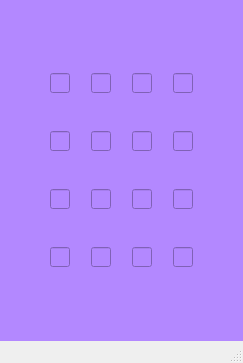
<?xml version="1.0" encoding="UTF-8"?>
<ui version="4.0">
 <class>MainWindow</class>
 <widget class="QMainWindow" name="MainWindow">
  <property name="geometry">
   <rect>
    <x>0</x>
    <y>0</y>
    <width>243</width>
    <height>363</height>
   </rect>
  </property>
  <property name="maximumSize">
   <size>
    <width>250</width>
    <height>363</height>
   </size>
  </property>
  <property name="windowTitle">
   <string>MainWindow</string>
  </property>
  <widget class="QWidget" name="centralwidget">
   <property name="styleSheet">
    <string notr="true">background-color: #B388FF;</string>
   </property>
   <layout class="QGridLayout" name="gridLayout">
    <property name="leftMargin">
     <number>50</number>
    </property>
    <property name="topMargin">
     <number>50</number>
    </property>
    <property name="rightMargin">
     <number>50</number>
    </property>
    <property name="bottomMargin">
     <number>50</number>
    </property>
    <item row="3" column="0">
     <widget class="QLabel" name="label_13">
      <property name="enabled">
       <bool>true</bool>
      </property>
      <property name="maximumSize">
       <size>
        <width>20</width>
        <height>20</height>
       </size>
      </property>
      <property name="text">
       <string/>
      </property>
      <property name="alignment">
       <set>Qt::AlignCenter</set>
      </property>
     </widget>
    </item>
    <item row="6" column="4">
     <widget class="QLineEdit" name="lineEdit_12">
      <property name="sizePolicy">
       <sizepolicy hsizetype="Preferred" vsizetype="Fixed">
        <horstretch>0</horstretch>
        <verstretch>0</verstretch>
       </sizepolicy>
      </property>
      <property name="maximumSize">
       <size>
        <width>20</width>
        <height>20</height>
       </size>
      </property>
     </widget>
    </item>
    <item row="2" column="4">
     <widget class="QLineEdit" name="lineEdit_04">
      <property name="sizePolicy">
       <sizepolicy hsizetype="Preferred" vsizetype="Fixed">
        <horstretch>0</horstretch>
        <verstretch>0</verstretch>
       </sizepolicy>
      </property>
      <property name="maximumSize">
       <size>
        <width>20</width>
        <height>20</height>
       </size>
      </property>
     </widget>
    </item>
    <item row="3" column="6">
     <widget class="QLabel" name="label_16">
      <property name="maximumSize">
       <size>
        <width>20</width>
        <height>20</height>
       </size>
      </property>
      <property name="text">
       <string/>
      </property>
     </widget>
    </item>
    <item row="4" column="1">
     <widget class="QLabel" name="label_4">
      <property name="maximumSize">
       <size>
        <width>20</width>
        <height>16777215</height>
       </size>
      </property>
      <property name="text">
       <string/>
      </property>
     </widget>
    </item>
    <item row="6" column="2">
     <widget class="QLineEdit" name="lineEdit_11">
      <property name="sizePolicy">
       <sizepolicy hsizetype="Preferred" vsizetype="Fixed">
        <horstretch>0</horstretch>
        <verstretch>0</verstretch>
       </sizepolicy>
      </property>
      <property name="maximumSize">
       <size>
        <width>20</width>
        <height>20</height>
       </size>
      </property>
     </widget>
    </item>
    <item row="8" column="6">
     <widget class="QLineEdit" name="lineEdit_17">
      <property name="sizePolicy">
       <sizepolicy hsizetype="Preferred" vsizetype="Fixed">
        <horstretch>0</horstretch>
        <verstretch>0</verstretch>
       </sizepolicy>
      </property>
      <property name="maximumSize">
       <size>
        <width>20</width>
        <height>20</height>
       </size>
      </property>
     </widget>
    </item>
    <item row="8" column="4">
     <widget class="QLineEdit" name="lineEdit_16">
      <property name="sizePolicy">
       <sizepolicy hsizetype="Preferred" vsizetype="Fixed">
        <horstretch>0</horstretch>
        <verstretch>0</verstretch>
       </sizepolicy>
      </property>
      <property name="maximumSize">
       <size>
        <width>20</width>
        <height>20</height>
       </size>
      </property>
     </widget>
    </item>
    <item row="5" column="6">
     <widget class="QLabel" name="label_20">
      <property name="maximumSize">
       <size>
        <width>20</width>
        <height>20</height>
       </size>
      </property>
      <property name="text">
       <string/>
      </property>
     </widget>
    </item>
    <item row="6" column="6">
     <widget class="QLineEdit" name="lineEdit_13">
      <property name="sizePolicy">
       <sizepolicy hsizetype="Preferred" vsizetype="Fixed">
        <horstretch>0</horstretch>
        <verstretch>0</verstretch>
       </sizepolicy>
      </property>
      <property name="maximumSize">
       <size>
        <width>20</width>
        <height>20</height>
       </size>
      </property>
     </widget>
    </item>
    <item row="5" column="2">
     <widget class="QLabel" name="label_18">
      <property name="maximumSize">
       <size>
        <width>20</width>
        <height>20</height>
       </size>
      </property>
      <property name="text">
       <string/>
      </property>
     </widget>
    </item>
    <item row="4" column="4">
     <widget class="QLineEdit" name="lineEdit_08">
      <property name="sizePolicy">
       <sizepolicy hsizetype="Preferred" vsizetype="Fixed">
        <horstretch>0</horstretch>
        <verstretch>0</verstretch>
       </sizepolicy>
      </property>
      <property name="maximumSize">
       <size>
        <width>20</width>
        <height>20</height>
       </size>
      </property>
     </widget>
    </item>
    <item row="2" column="6">
     <widget class="QLineEdit" name="lineEdit_05">
      <property name="sizePolicy">
       <sizepolicy hsizetype="Preferred" vsizetype="Fixed">
        <horstretch>0</horstretch>
        <verstretch>0</verstretch>
       </sizepolicy>
      </property>
      <property name="maximumSize">
       <size>
        <width>20</width>
        <height>20</height>
       </size>
      </property>
     </widget>
    </item>
    <item row="6" column="1">
     <widget class="QLabel" name="label_7">
      <property name="maximumSize">
       <size>
        <width>20</width>
        <height>16777215</height>
       </size>
      </property>
      <property name="text">
       <string/>
      </property>
     </widget>
    </item>
    <item row="6" column="5">
     <widget class="QLabel" name="label_9">
      <property name="maximumSize">
       <size>
        <width>20</width>
        <height>16777215</height>
       </size>
      </property>
      <property name="text">
       <string/>
      </property>
     </widget>
    </item>
    <item row="1" column="0" colspan="7">
     <spacer name="horizontalSpacer">
      <property name="orientation">
       <enum>Qt::Horizontal</enum>
      </property>
      <property name="sizeHint" stdset="0">
       <size>
        <width>40</width>
        <height>20</height>
       </size>
      </property>
     </spacer>
    </item>
    <item row="2" column="5">
     <widget class="QLabel" name="label_3">
      <property name="maximumSize">
       <size>
        <width>20</width>
        <height>16777215</height>
       </size>
      </property>
      <property name="text">
       <string/>
      </property>
     </widget>
    </item>
    <item row="8" column="3">
     <widget class="QLabel" name="label_11">
      <property name="maximumSize">
       <size>
        <width>20</width>
        <height>16777215</height>
       </size>
      </property>
      <property name="text">
       <string/>
      </property>
     </widget>
    </item>
    <item row="2" column="2">
     <widget class="QLineEdit" name="lineEdit_03">
      <property name="sizePolicy">
       <sizepolicy hsizetype="Preferred" vsizetype="Fixed">
        <horstretch>0</horstretch>
        <verstretch>0</verstretch>
       </sizepolicy>
      </property>
      <property name="maximumSize">
       <size>
        <width>20</width>
        <height>20</height>
       </size>
      </property>
     </widget>
    </item>
    <item row="8" column="1">
     <widget class="QLabel" name="label_10">
      <property name="maximumSize">
       <size>
        <width>20</width>
        <height>16777215</height>
       </size>
      </property>
      <property name="text">
       <string/>
      </property>
     </widget>
    </item>
    <item row="2" column="3">
     <widget class="QLabel" name="label_2">
      <property name="maximumSize">
       <size>
        <width>20</width>
        <height>16777215</height>
       </size>
      </property>
      <property name="text">
       <string/>
      </property>
     </widget>
    </item>
    <item row="4" column="6">
     <widget class="QLineEdit" name="lineEdit_09">
      <property name="sizePolicy">
       <sizepolicy hsizetype="Preferred" vsizetype="Fixed">
        <horstretch>0</horstretch>
        <verstretch>0</verstretch>
       </sizepolicy>
      </property>
      <property name="maximumSize">
       <size>
        <width>20</width>
        <height>20</height>
       </size>
      </property>
     </widget>
    </item>
    <item row="8" column="5">
     <widget class="QLabel" name="label_12">
      <property name="maximumSize">
       <size>
        <width>20</width>
        <height>16777215</height>
       </size>
      </property>
      <property name="text">
       <string/>
      </property>
     </widget>
    </item>
    <item row="4" column="3">
     <widget class="QLabel" name="label_5">
      <property name="maximumSize">
       <size>
        <width>20</width>
        <height>16777215</height>
       </size>
      </property>
      <property name="text">
       <string/>
      </property>
     </widget>
    </item>
    <item row="4" column="0">
     <widget class="QLineEdit" name="lineEdit_06">
      <property name="sizePolicy">
       <sizepolicy hsizetype="Preferred" vsizetype="Fixed">
        <horstretch>0</horstretch>
        <verstretch>0</verstretch>
       </sizepolicy>
      </property>
      <property name="maximumSize">
       <size>
        <width>20</width>
        <height>20</height>
       </size>
      </property>
     </widget>
    </item>
    <item row="9" column="0" colspan="7">
     <spacer name="horizontalSpacer_2">
      <property name="orientation">
       <enum>Qt::Horizontal</enum>
      </property>
      <property name="sizeHint" stdset="0">
       <size>
        <width>40</width>
        <height>20</height>
       </size>
      </property>
     </spacer>
    </item>
    <item row="5" column="0">
     <widget class="QLabel" name="label_17">
      <property name="maximumSize">
       <size>
        <width>20</width>
        <height>20</height>
       </size>
      </property>
      <property name="text">
       <string/>
      </property>
     </widget>
    </item>
    <item row="2" column="1">
     <widget class="QLabel" name="label">
      <property name="enabled">
       <bool>true</bool>
      </property>
      <property name="maximumSize">
       <size>
        <width>20</width>
        <height>16777215</height>
       </size>
      </property>
      <property name="styleSheet">
       <string notr="true"/>
      </property>
      <property name="text">
       <string/>
      </property>
      <property name="alignment">
       <set>Qt::AlignLeading|Qt::AlignLeft|Qt::AlignTop</set>
      </property>
     </widget>
    </item>
    <item row="4" column="5">
     <widget class="QLabel" name="label_6">
      <property name="maximumSize">
       <size>
        <width>20</width>
        <height>16777215</height>
       </size>
      </property>
      <property name="text">
       <string/>
      </property>
     </widget>
    </item>
    <item row="6" column="3">
     <widget class="QLabel" name="label_8">
      <property name="maximumSize">
       <size>
        <width>20</width>
        <height>16777215</height>
       </size>
      </property>
      <property name="text">
       <string/>
      </property>
     </widget>
    </item>
    <item row="6" column="0">
     <widget class="QLineEdit" name="lineEdit_10">
      <property name="sizePolicy">
       <sizepolicy hsizetype="Preferred" vsizetype="Fixed">
        <horstretch>0</horstretch>
        <verstretch>0</verstretch>
       </sizepolicy>
      </property>
      <property name="maximumSize">
       <size>
        <width>20</width>
        <height>20</height>
       </size>
      </property>
     </widget>
    </item>
    <item row="4" column="2">
     <widget class="QLineEdit" name="lineEdit_07">
      <property name="sizePolicy">
       <sizepolicy hsizetype="Preferred" vsizetype="Fixed">
        <horstretch>0</horstretch>
        <verstretch>0</verstretch>
       </sizepolicy>
      </property>
      <property name="maximumSize">
       <size>
        <width>20</width>
        <height>20</height>
       </size>
      </property>
     </widget>
    </item>
    <item row="3" column="2">
     <widget class="QLabel" name="label_14">
      <property name="maximumSize">
       <size>
        <width>20</width>
        <height>20</height>
       </size>
      </property>
      <property name="text">
       <string/>
      </property>
     </widget>
    </item>
    <item row="5" column="4">
     <widget class="QLabel" name="label_19">
      <property name="maximumSize">
       <size>
        <width>20</width>
        <height>20</height>
       </size>
      </property>
      <property name="text">
       <string/>
      </property>
     </widget>
    </item>
    <item row="8" column="2">
     <widget class="QLineEdit" name="lineEdit_15">
      <property name="sizePolicy">
       <sizepolicy hsizetype="Preferred" vsizetype="Fixed">
        <horstretch>0</horstretch>
        <verstretch>0</verstretch>
       </sizepolicy>
      </property>
      <property name="maximumSize">
       <size>
        <width>20</width>
        <height>20</height>
       </size>
      </property>
     </widget>
    </item>
    <item row="3" column="4">
     <widget class="QLabel" name="label_15">
      <property name="maximumSize">
       <size>
        <width>20</width>
        <height>20</height>
       </size>
      </property>
      <property name="text">
       <string/>
      </property>
     </widget>
    </item>
    <item row="8" column="0">
     <widget class="QLineEdit" name="lineEdit_14">
      <property name="sizePolicy">
       <sizepolicy hsizetype="Preferred" vsizetype="Fixed">
        <horstretch>0</horstretch>
        <verstretch>0</verstretch>
       </sizepolicy>
      </property>
      <property name="maximumSize">
       <size>
        <width>20</width>
        <height>20</height>
       </size>
      </property>
     </widget>
    </item>
    <item row="7" column="0">
     <widget class="QLabel" name="label_21">
      <property name="maximumSize">
       <size>
        <width>20</width>
        <height>20</height>
       </size>
      </property>
      <property name="text">
       <string/>
      </property>
     </widget>
    </item>
    <item row="7" column="2">
     <widget class="QLabel" name="label_22">
      <property name="maximumSize">
       <size>
        <width>20</width>
        <height>20</height>
       </size>
      </property>
      <property name="text">
       <string/>
      </property>
     </widget>
    </item>
    <item row="7" column="4">
     <widget class="QLabel" name="label_23">
      <property name="maximumSize">
       <size>
        <width>20</width>
        <height>20</height>
       </size>
      </property>
      <property name="text">
       <string/>
      </property>
     </widget>
    </item>
    <item row="7" column="6">
     <widget class="QLabel" name="label_24">
      <property name="maximumSize">
       <size>
        <width>20</width>
        <height>20</height>
       </size>
      </property>
      <property name="text">
       <string/>
      </property>
     </widget>
    </item>
    <item row="2" column="0">
     <widget class="QLineEdit" name="lineEdit_02">
      <property name="enabled">
       <bool>true</bool>
      </property>
      <property name="sizePolicy">
       <sizepolicy hsizetype="Preferred" vsizetype="Fixed">
        <horstretch>0</horstretch>
        <verstretch>0</verstretch>
       </sizepolicy>
      </property>
      <property name="maximumSize">
       <size>
        <width>20</width>
        <height>20</height>
       </size>
      </property>
      <property name="autoFillBackground">
       <bool>false</bool>
      </property>
      <property name="styleSheet">
       <string notr="true"/>
      </property>
      <property name="text">
       <string/>
      </property>
      <property name="readOnly">
       <bool>false</bool>
      </property>
     </widget>
    </item>
   </layout>
  </widget>
  <widget class="QMenuBar" name="menubar">
   <property name="geometry">
    <rect>
     <x>0</x>
     <y>0</y>
     <width>243</width>
     <height>22</height>
    </rect>
   </property>
  </widget>
  <widget class="QStatusBar" name="statusbar"/>
 </widget>
 <resources/>
 <connections/>
</ui>
